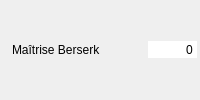
       <widget class="QWidget" name="widget_berserk" native="true">
        <property name="minimumSize">
         <size>
          <width>200</width>
          <height>26</height>
         </size>
        </property>
        <layout class="QHBoxLayout" name="horizontalLayout_23">
         <property name="spacing">
          <number>2</number>
         </property>
         <property name="leftMargin">
          <number>3</number>
         </property>
         <property name="topMargin">
          <number>3</number>
         </property>
         <property name="rightMargin">
          <number>3</number>
         </property>
         <property name="bottomMargin">
          <number>3</number>
         </property>
         <item>
          <widget class="QLabel" name="label_45">
           <property name="text">
            <string/>
           </property>
           <property name="pixmap">
            <pixmap resource="../images/images.qrc">:/Aptitudes/berserk.png</pixmap>
           </property>
          </widget>
         </item>
         <item>
          <widget class="QLabel" name="label_berserk">
           <property name="text">
            <string>Maîtrise Berserk</string>
           </property>
          </widget>
         </item>
         <item>
          <spacer name="horizontalSpacer_24">
           <property name="orientation">
            <enum>Qt::Horizontal</enum>
           </property>
           <property name="sizeHint" stdset="0">
            <size>
             <width>37</width>
             <height>12</height>
            </size>
           </property>
          </spacer>
         </item>
         <item>
          <widget class="QSpinBox" name="sp_berserk">
           <property name="focusPolicy">
            <enum>Qt::NoFocus</enum>
           </property>
           <property name="autoFillBackground">
            <bool>true</bool>
           </property>
           <property name="frame">
            <bool>false</bool>
           </property>
           <property name="alignment">
            <set>Qt::AlignRight|Qt::AlignTrailing|Qt::AlignVCenter</set>
           </property>
           <property name="buttonSymbols">
            <enum>QAbstractSpinBox::NoButtons</enum>
           </property>
           <property name="suffix">
            <string/>
           </property>
           <property name="minimum">
            <number>-999999</number>
           </property>
           <property name="maximum">
            <number>9999999</number>
           </property>
           <property name="stepType">
            <enum>QAbstractSpinBox::DefaultStepType</enum>
           </property>
          </widget>
         </item>
        </layout>
       </widget>
